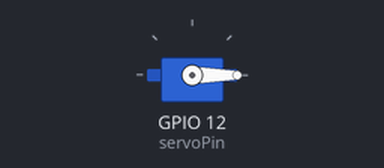
Bench run of a sketch on a simulated ESP32. Parts: servo.

Above: at 0.05 s.
At 0.5 s:
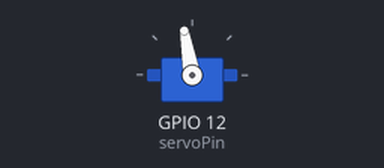
At 0.95 s:
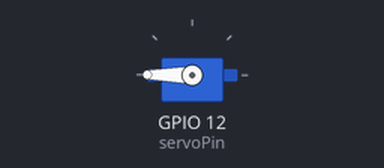
At 1.85 s:
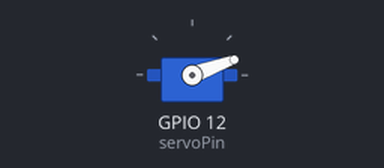
Timing chart, 0 to 4.6 s (numbered marks = the images above):
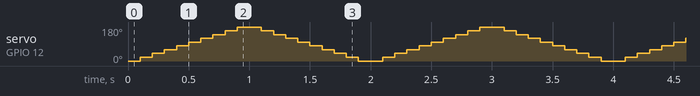

The sketch:

ServoMotor.ino
```cpp
#include <ESP32Servo.h>

Servo myservo;

int pos = 0;
int servoPin = A15;

void setup() {
  // put your setup code here, to run once:
myservo.attach(servoPin);

}

void loop() {
  // put your main code here, to run repeatedly:
 for(pos = 0; pos <= 180; pos +=20)
 {
   myservo.write(pos);
   delay(100);
 }
 for (pos = 180; pos >= 0; pos -= 20)
 {
   myservo.write(pos);
   delay(100);
 }
}
```

Measured:
- by itself, servo on GPIO 12 (servoPin): repeats every 2.0 s: 40° 0.10 s, 60° 0.10 s, 80° 0.10 s, 100° 0.10 s, 120° 0.10 s, 140° 0.10 s, 160° 0.10 s, 180° 0.20 s, 160° 0.10 s, 140° 0.10 s, 120° 0.10 s, 100° 0.10 s, 80° 0.10 s, 60° 0.10 s, 40° 0.10 s, 20° 0.10 s, 0° 0.20 s, 20° 0.10 s
